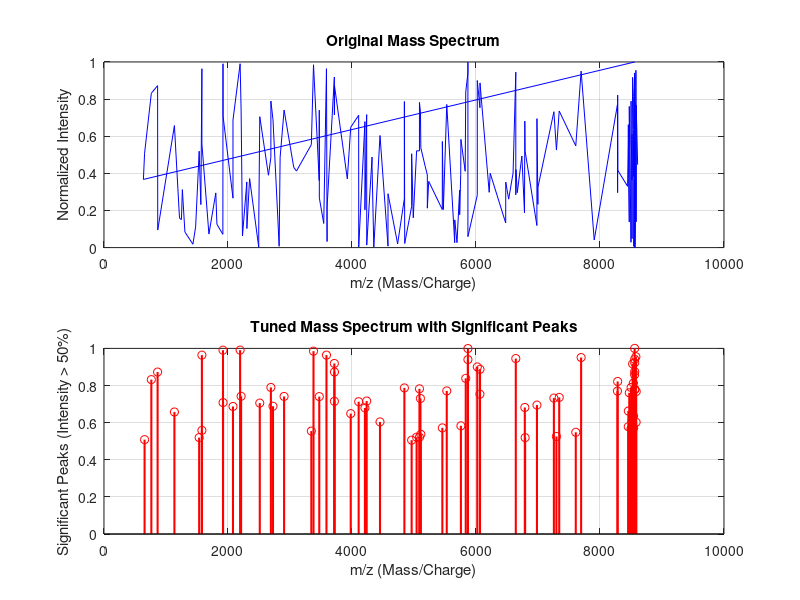

Source code (MATLAB):
data = load('Ubiquitin with Random Intensity - Copy.txt');

mz_values = data(:, 1); 
intensity_values = data(:, 2); 

normalized_intensity = intensity_values / max(intensity_values);

threshold = 0.5;
significant_peaks = mz_values(normalized_intensity > threshold);
significant_intensities = normalized_intensity(normalized_intensity > threshold);

figure;
subplot(2, 1, 1);
plot(mz_values, normalized_intensity, '-b');
xlabel('m/z (Mass/Charge)');
ylabel('Normalized Intensity');
title('Original Mass Spectrum');
grid on;
%%%%%%%%%%%%%%%%%%%%%%%%%%%%%%%%%
subplot(2, 1, 2);
stem(significant_peaks, significant_intensities, '-r', 'LineWidth', 1.5);
xlabel('m/z (Mass/Charge)');
ylabel('Significant Peaks (Intensity > 50%)');
title('Tuned Mass Spectrum with Significant Peaks');
grid on;

